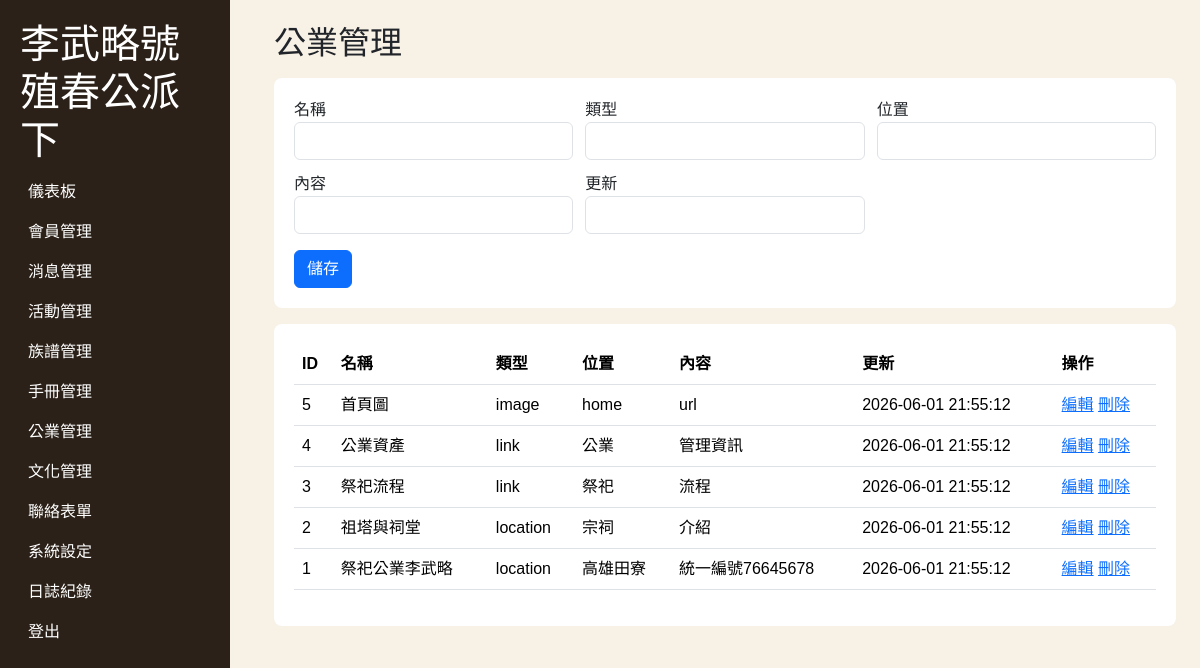
The page /backendok/ancestral.php (signed in) on the database its author committed.
### tables this page shows
CREATE TABLE LEE_assets (asset_id INT AUTO_INCREMENT PRIMARY KEY,asset_name VARCHAR(120),asset_type ENUM('image','video','pdf','link','location'),location VARCHAR(180),asset_value VARCHAR(500),updated_at DATETIME);

### backendok/config.php (called while the page is built, shortened)
<?php
function db(): PDO { static $pdo=null; if(!$pdo){ $pdo=new PDO('mysql:host='.DB_HOST.';dbname='.DB_NAME.';charset=utf8mb4',DB_USER,DB_PASS,[PDO::ATTR_ERRMODE=>PDO::ERRMODE_EXCEPTION,PDO::ATTR_DEFAULT_FETCH_MODE=>PDO::FETCH_ASSOC]); } return $pdo; }
function h($v): string { return htmlspecialchars((string)$v, ENT_QUOTES, 'UTF-8'); }

### backendok/ancestral.php (the view, shortened to what this page needs)
<?php
require __DIR__.'/config.php'; require __DIR__.'/layout.php'; require_login();
$table='LEE_assets'; $pk='asset_id'; $fields=['asset_name', 'asset_type', 'location', 'asset_value', 'updated_at']; $labels=['名稱', '類型', '位置', '內容', '更新'];
$edit=null; if(isset($_GET['edit'])){ $st=db()->prepare('SELECT * FROM '.$table.' WHERE '.$pk.'=?'); $st->execute([$_GET['edit']]); $edit=$st->fetch(); }
$rows=db()->query('SELECT * FROM '.$table.' ORDER BY '.$pk.' DESC LIMIT 200')->fetchAll(); admin_header('公業管理');
?><section class="panel"><form method="post"><input type="hidden" name="id" value="<?=h($edit[$pk]??'')?>"><div class="grid"><?php foreach($fields as $i=>$f): ?><label><?=h($labels[$i])?><input class="form-control" name="<?=h($f)?>" value="<?=h($edit[$f]??'')?>"></label><?php endforeach; ?></div><button class="btn btn-primary mt-3">儲存</button></form></section><section class="panel"><table class="table"><tr><th>ID</th><?php foreach($labels as $l) echo '<th>'.h($l).'</th>'; ?><th>操作</th></tr><?php foreach($rows as $r): ?><tr><td><?=h($r[$pk])?></td><?php foreach($fields as $f): ?><td><?=h($r[$f]??'')?></td><?php endforeach; ?><td><a href="?edit=<?=h($r[$pk])?>">編輯</a> <a href="?delete=<?=h($r[$pk])?>" onclick="return confirm('確定刪除?')">刪除</a></td></tr><?php endforeach; ?></table></section><?php admin_footer(); ?>

### backendok/assets/admin.css (style rules this page uses)
body { background:#f7f1e6;font-family:'Microsoft JhengHei',Arial,sans-serif }
.panel { background:#fff;border-radius:8px;padding:20px;margin:16px 0 }
.grid { display:grid;grid-template-columns:repeat(auto-fit,minmax(220px,1fr));gap:12px }

### rows shown on the page
lee_assets: asset_id "5", asset_name "首頁圖", asset_type "image", location "home", asset_value "url", updated_at "2026-06-01 21:55:12"
lee_assets: asset_id "4", asset_name "公業資產", asset_type "link", location "公業", asset_value "管理資訊", updated_at "2026-06-01 21:55:12"
lee_assets: asset_id "3", asset_name "祭祀流程", asset_type "link", location "祭祀", asset_value "流程", updated_at "2026-06-01 21:55:12"
lee_assets: asset_id "2", asset_name "祖塔與祠堂", asset_type "location", location "宗祠", asset_value "介紹", updated_at "2026-06-01 21:55:12"
lee_assets: asset_id "1", asset_name "祭祀公業李武略", asset_type "location", location "高雄田寮", asset_value "統一編號76645678", updated_at "2026-06-01 21:55:12"

### other values the page prints
$l "儀表板"
$l "會員管理"
$l "消息管理"
$l "活動管理"
$l "族譜管理"
$l "手冊管理"
$l "公業管理"
$l "文化管理"
$l "聯絡表單"
$l "系統設定"
$l "日誌紀錄"
$title "公業管理"
$labels[$i] "名稱"
$labels[$i] "類型"
$labels[$i] "位置"
